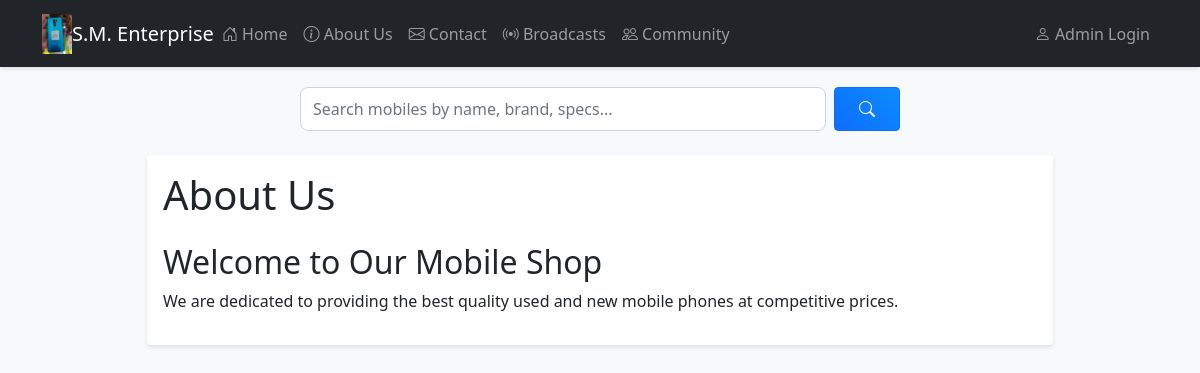
/about, run on the app's committed database.
### app.py (models this page shows)
class Settings(db.Model):
    id = db.Column(db.Integer, primary_key=True)
    key = db.Column(db.String(50), unique=True, nullable=False)
    value = db.Column(db.Text, nullable=False)
    updated_at = db.Column(db.DateTime, default=datetime.utcnow, onupdate=datetime.utcnow)

class Page(db.Model):
    id = db.Column(db.Integer, primary_key=True)
    title = db.Column(db.String(100), nullable=False)
    slug = db.Column(db.String(100), unique=True, nullable=False)
    content = db.Column(db.Text, nullable=False)
    updated_at = db.Column(db.DateTime, default=datetime.utcnow, onupdate=datetime.utcnow)

### app.py (the view)
@app.route('/about')
def about():
    page = Page.query.filter_by(slug='about').first_or_404()
    return render_template('page.html', page=page)

### app.py (called while the page is built)
def get_setting(key, default=''):
    setting = Settings.query.filter_by(key=key).first()
    return setting.value if setting else default

@app.context_processor
def inject_settings():
    return {
        'contact_phone': get_setting('contact_phone'),
        'contact_whatsapp': get_setting('contact_whatsapp'),
        'shop_name': get_setting('shop_name', 'Mobile Shop'),
        'shop_logo': get_setting('shop_logo')
    }

### templates/page.html
{% extends "base.html" %}
{% block content %}
<div class="container">
    <div class="row justify-content-center">
        <div class="col-md-10">
            <div class="card">
                <div class="card-body">
                    <h1 class="card-title mb-4">{{ page.title }}</h1>
                    <div class="page-content">
                        {{ page.content|safe }}
                    </div>
                </div>
            </div>
        </div>
    </div>
</div>
{% endblock %}

### templates/base.html (shortened to what this page needs)
<!DOCTYPE html>
<html lang="en">
<head>
    <link href="https://cdn.jsdelivr.net/npm/bootstrap@5.1.3/dist/css/bootstrap.min.css" rel="stylesheet">
    <link rel="stylesheet" href="https://cdn.jsdelivr.net/npm/bootstrap-icons@1.7.2/font/bootstrap-icons.css">
    <link rel="stylesheet" href="{{ url_for('static', filename='css/style.css') }}">
</head>
<body>
    <nav class="navbar navbar-expand-lg navbar-dark bg-dark">
        <div class="container">
            {% if shop_logo %}
            <a class="navbar-brand me-0" href="{{ url_for('home') }}">
                <img src="{{ url_for('static', filename='uploads/' + shop_logo) }}"
                     alt="Logo" height="40" class="d-inline-block align-text-top">
            </a>
            {% endif %}
            <a class="navbar-brand mx-auto" href="{{ url_for('home') }}">{{ shop_name }}</a>
            <div class="collapse navbar-collapse" id="navbarNav">
                <ul class="navbar-nav me-auto mb-2 mb-lg-0">
                    <li class="nav-item">
                        <a class="nav-link" href="{{ url_for('home') }}">
                            <i class="bi bi-house-door"></i> Home
                        </a>
                    </li>
                    <li class="nav-item">
                        <a class="nav-link" href="{{ url_for('about') }}">
                            <i class="bi bi-info-circle"></i> About Us
                        </a>
                    </li>
                    <li class="nav-item">
                        <a class="nav-link" href="{{ url_for('contact') }}">
                            <i class="bi bi-envelope"></i> Contact
                        </a>
                    </li>
                    <li class="nav-item">
                        <a class="nav-link" href="{{ url_for('broadcast_list') }}">
                            <i class="bi bi-broadcast"></i> Broadcasts
                        </a>
                    </li>
                    <li class="nav-item">
                        <a class="nav-link" href="{{ url_for('community') }}">
                            <i class="bi bi-people"></i> Community
                        </a>
                    </li>
                </ul>
                <ul class="navbar-nav">
                    {% if current_user.is_authenticated %}
                    <li class="nav-item">
                        <a class="nav-link" href="{{ url_for('admin_dashboard') }}">
                            <i class="bi bi-speedometer2"></i> Admin Dashboard
                        </a>
                    </li>
                    <li class="nav-item">
                        <a class="nav-link" href="{{ url_for('logout') }}">
                            <i class="bi bi-box-arrow-right"></i> Logout
                        </a>
                    </li>
                    {% else %}
                    <li class="nav-item">
                        <a class="nav-link" href="{{ url_for('admin_login') }}">
                            <i class="bi bi-person"></i> Admin Login
                        </a>
                    </li>
                    {% endif %}
                </ul>
            </div>
        </div>
    </nav>
    <div class="search-container">
        <form action="{{ url_for('search') }}" method="get" class="d-flex">
            <input type="text" name="query" class="form-control me-2"
                   value="{{ request.args.get('query', '') }}"
                   placeholder="Search mobiles by name, brand, specs...">
            <button type="submit" class="btn btn-primary">
                <i class="bi bi-search"></i>
            </button>
        </form>
    </div>
    <div class="container mt-4">
        {% block content %}{% endblock %}
    </div>
</body>
</html>

### static/css/style.css (style rules this page uses)
:root { --primary-color: #0d6efd; --secondary-color: #6c757d; --success-color: #198754; --warning-color: #ffc107; --info-color: #0dcaf0; }
body { background-color: #f8f9fa; }
.card { transition: transform 0.2s, box-shadow 0.2s; border: none; box-shadow: 0 2px 4px rgba(0, 0, 0, 0.1); }
.navbar { box-shadow: 0 2px 4px rgba(0, 0, 0, 0.1); }
.nav-link { padding: 0.8rem 1rem; transition: color 0.2s; }
.btn { min-height: 44px; display: inline-flex; align-items: center; justify-content: center; padding: 0.5rem 1.5rem; font-weight: 500; transition: all 0.2s; }
.btn-primary { background: linear-gradient(45deg, var(--primary-color), #0d8bfd); }
.form-control, .form-select { min-height: 44px; font-size: 16px !important; border-radius: 0.5rem; }
html { scroll-behavior: smooth; }

### templates/base.html (style rules this page uses)
.search-container { max-width: 600px; margin: 20px auto; }

### data on the page
Settings: value (picture)
Settings: value "S.M. Enterprise"
Page: title "About Us", content "Welcome to Our Mobile Shop We are dedicated to providing the best quality used and new mobile phones at competitive prices."
